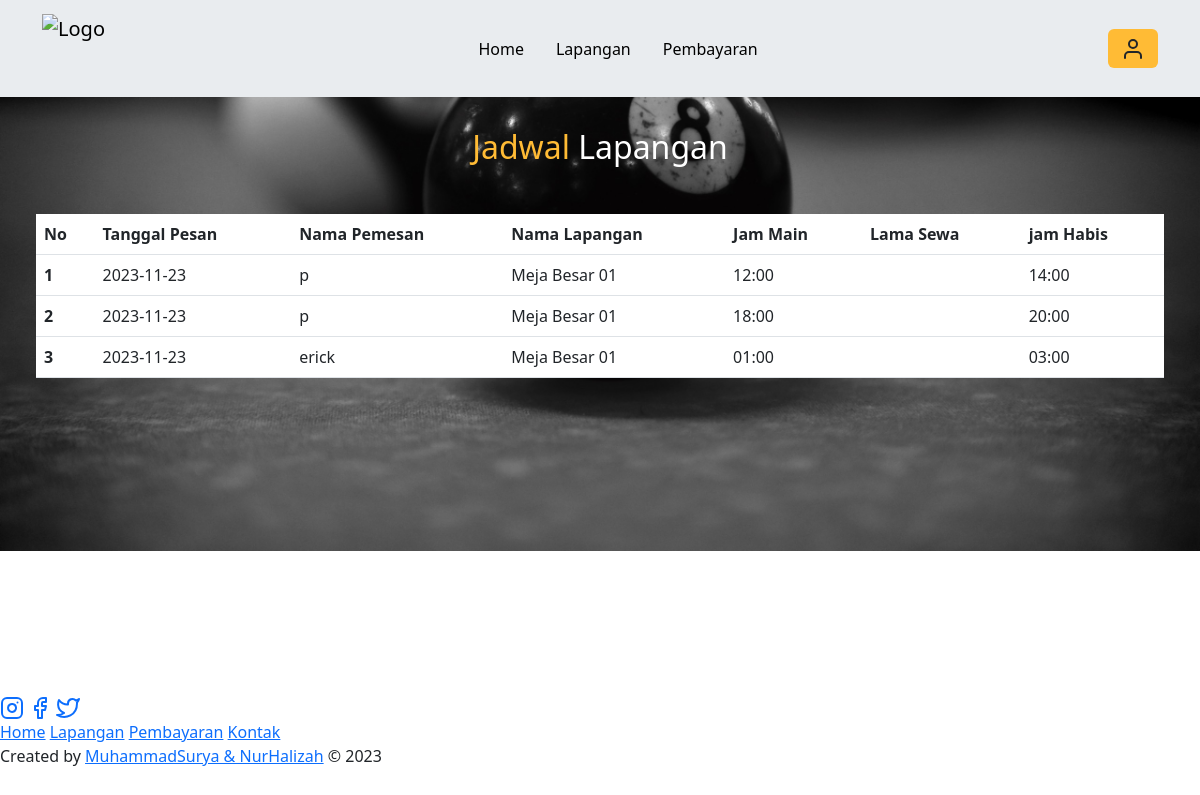
/user/jadwal.php?id=45 (signed in), run on the app's committed database.
### tables this page shows
CREATE TABLE `sewa` (
  `idsewa` int(11) NOT NULL,
  `iduser` int(11) NOT NULL,
  `idlap` int(11) NOT NULL,
  `tgl_pesan` date NOT NULL,
  `jmulai` varchar(11) NOT NULL,
  `jhabis` varchar(11) NOT NULL,
  `harga` int(11) NOT NULL,
  `tot` varchar(11) NOT NULL,
  `status` varchar(255) NOT NULL
);

CREATE TABLE `user` (
  `id_user` int(11) NOT NULL,
  `email` varchar(50) NOT NULL,
  `password` varchar(255) NOT NULL,
  `hp` varchar(20) NOT NULL,
  `jenis_kelamin` varchar(10) NOT NULL,
  `nama_lengkap` varchar(60) NOT NULL,
  `alamat` text NOT NULL,
  `foto` text NOT NULL,
  `reset_token_hash` varchar(64) DEFAULT NULL,
  `reset_token_expires_at` datetime DEFAULT NULL,
  `account_activation_hash` varchar(255) DEFAULT NULL
);

CREATE TABLE `lapangan` (
  `idlap` int(11) NOT NULL,
  `nm` varchar(35) NOT NULL,
  `ket` text NOT NULL,
  `harga` int(11) NOT NULL,
  `foto` text NOT NULL
);

### functions.php (called while the page is built, shortened)
<?php
$conn = mysqli_connect("localhost", "root", "", "db_futsal");
function query($query)
{
  global $conn;
  $result = mysqli_query($conn, $query);
  $rows = [];
  while ($row = mysqli_fetch_assoc($result)) {
    $rows[] = $row;
  }
  return $rows;
}
 ?>

### user/jadwal.php (the view, shortened to what this page needs)
<?php
require "../functions.php";
$id_lpg = $_GET["id"];
$sewa = query("SELECT sewa.*, lapangan.nm, user.nama_lengkap
FROM sewa
JOIN lapangan ON sewa.idlap = lapangan.idlap
LEFT JOIN user ON sewa.iduser = user.id_user
WHERE lapangan.idlap = '$id_lpg'
");
?>
<!doctype html>
<html lang="en">
<head>
  <link rel="stylesheet" href="../style.css">
  <link href="https://cdn.jsdelivr.net/npm/bootstrap@5.3.0-alpha3/dist/css/bootstrap.min.css" rel="stylesheet">
</head>
<body>
  <div class="container ">
    <nav class="navbar fixed-top bg-body-secondary navbar-expand-lg">
      <div class="container">
        <a class="navbar-brand" href="#">
          <img src="../kon1.png" alt="Logo" width="70" height="70" class="d-inline-block align-text-top">
        </a>
        <div class="collapse navbar-collapse" id="navbarSupportedContent">
          <ul class="navbar-nav mx-auto mb-2 mb-lg-0">
            <li class="nav-item ">
              <a class="nav-link active" aria-current="page" href="../index.php">Home</a>
            </li>
            <li class="nav-item">
              <a class="nav-link active" aria-current="page" href="lapangan.php">Lapangan</a>
            </li>
            <li class="nav-item">
              <a class="nav-link active" aria-current="page" href="bayar.php">Pembayaran</a>
            </li>
          </ul>
          <?php
          if (isset($_SESSION['id_user'])) {
            echo '<a href="" data-bs-toggle="modal" data-bs-target="#profilModal" class="btn btn-inti"><i data-feather="user"></i></a>';
          } else {
            echo '<a href="login.php" class="btn btn-inti" type="submit">Login</a>';
          }
          ?>
        </div>
      </div>
    </nav>
  </div>
  <section class="lapangan mb-5" id="lapangan">
    <div class="container-fluid">
      <h2 class="text-head"><span>Jadwal</span> Lapangan </h2>
      <form action="" method="post" class="px-4">
        <table class="table my-5">
          <thead>
            <tr>
              <th scope="col">No</th>
              <th scope="col">Tanggal Pesan</th>
              <th scope="col">Nama Pemesan</th>
              <th scope="col">Nama Lapangan</th>
              <th scope="col">Jam Main</th>
              <th scope="col">Lama Sewa</th>
              <th scope="col">jam Habis</th>
            </tr>
          </thead>
          <tbody>
            <?php $i = 1; ?>
            <?php foreach ($sewa as $row) : ?>
              <tr>
                <th scope="row"><?= $i++; ?></th>
                <td><?= $row["tgl_pesan"] ?></td>
                <td><?= $row["nama_lengkap"] ?></td>
                <td><?= $row["nm"] ?></td>
                <td><?= $row["jmulai"] ?></td>
                <td><?= $row["lama"] ?></td>
                <td><?= $row["jhabis"] ?></td>
              </tr>
            <?php endforeach; ?>
          </tbody>
        </table>
      </form>
    </div>
  </section>
  <footer class="fixed-bottom py-3 mt-5">
    <div class="social">
      <a href="#"><i data-feather="instagram"></i></a>
      <a href="#"><i data-feather="facebook"></i></a>
      <a href="#"><i data-feather="twitter"></i></a>
    </div>
    <div class="links">
      <a href="#home">Home</a>
      <a href="#about">Lapangan</a>
      <a href="#menu">Pembayaran</a>
      <a href="#contact">Kontak</a>
    </div>
    <div class="credit">
      <p>Created by <a href="#">MuhammadSurya & NurHalizah</a> &copy; 2023</p>
    </div>
  </footer>
</body>
</html>

### style.css (style rules this page uses)
body { justify-content: center; align-items: center; background: url('css/coba.jpg') no-repeat; background-size: cover; background-position: center; }
:root { --primary: #9cd203; --hover: #79a300; --bg: #eeeeee; }
.text-head { margin-top: 8rem; color: #fff; }
.btn-inti { background-color: #FFBB35 !important; }
.nav-item { margin: 3px !important; padding: 5px; }
.about h2, .pembayaran h2, .contact h2, .lapangan h2 { text-align: center; font-size: 2rem; margin-bottom: 3rem; }
.about h2 span, .pembayaran h2 span, .contact h2 span, .lapangan h2 span { color: #FFBB35; }

### data on the page
sewa: tgl_pesan "2023-11-23", iduser.nama_lengkap "p", idlap.nm "Meja Besar 01", jmulai "12:00", jhabis "14:00"
sewa: tgl_pesan "2023-11-23", iduser.nama_lengkap "p", idlap.nm "Meja Besar 01", jmulai "18:00", jhabis "20:00"
sewa: tgl_pesan "2023-11-23", iduser.nama_lengkap "erick", idlap.nm "Meja Besar 01", jmulai "01:00", jhabis "03:00"
